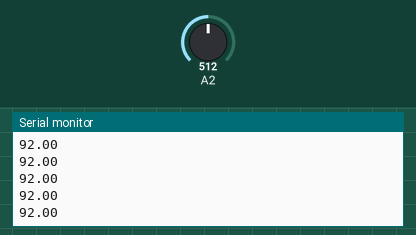
This sketch was run on a simulated Arduino Uno, built with avr-gcc and run on an emulated ATmega328P. On the bench: the last lines printed to the serial monitor. The test bench sets the inputs (shaded band); at power-on: A2 = 512.

Above: at 1.2 s.
1.3 s: A2 set to 716
At 1.34 s:
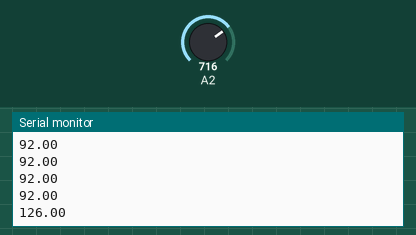
2.8 s: A2 set to 900
At 2.83 s:
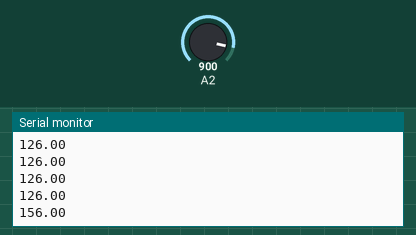
Timing chart, 0 to 5.8 s (numbered marks = the images above; inputs shaded):
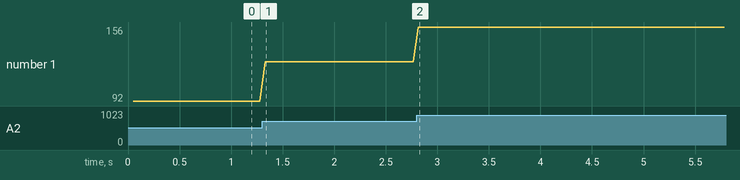

The sketch:

SoundSensorRawTodB.ino
```cpp
const int sampleWindow = 50;  // Sample window width in mS (50 mS = 20Hz)
unsigned int sample;

void setup() {
  Serial.begin(115200);
}

void loop() {

  unsigned long startMillis = millis();  // Start of sample window
  float peakToPeak = 0;                  // peak-to-peak level

  unsigned int signalMax = 0;    //minimum value
  unsigned int signalMin = 280;  //maximum value

  while (millis() - startMillis < sampleWindow) {
    sample = analogRead(A2);  //get reading from microphone
    if (sample < 1024)        // toss out spurious readings
    {
      if (sample > signalMax) {
        signalMax = sample;  // save just the max levels
      } else if (sample < signalMin) {
        signalMin = sample;  // save just the min levels
      }
    }
  }

  peakToPeak = signalMax - signalMin;  // max - min = peak-peak amplitude
  float db = map(peakToPeak, 10, 280, 55, 100);
  Serial.println(db);

  delay(1);  // delay in between reads for stability
}
```

Measured:
- after the input at 1.3 s, the serial monitor: prints a new line at once (image 1)
- after the input at 2.8 s, the serial monitor: prints a new line at once (image 2)
- plotted number 1: 92 → 126 after the input at 1.3 s, 126 → 156 after the input at 2.8 s
